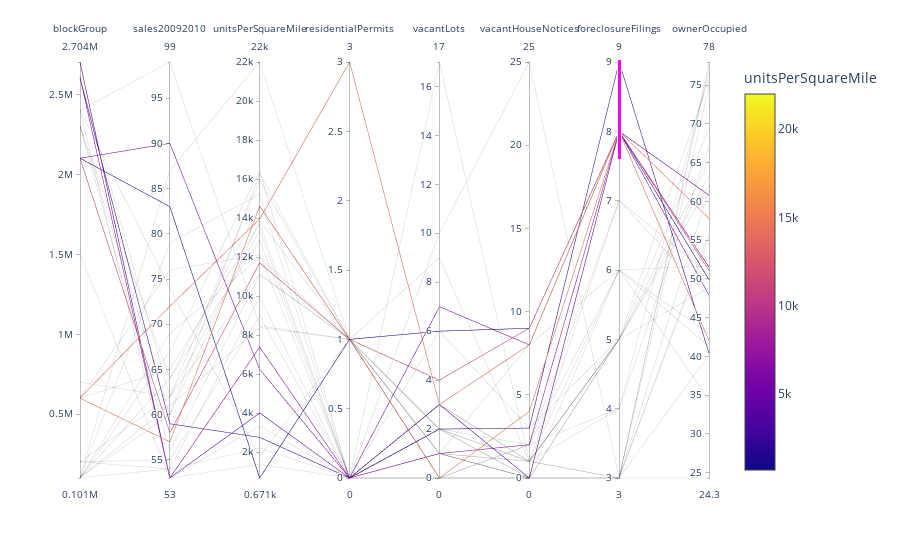

Here is the notebook cell this chart was saved with:
### Code cell
# Create Parallel Coordinates plot
px.parallel_coordinates(typology, color='unitsPerSquareMile')

### Figure 1 — Plotly figure (JSON) as saved in the notebook; plotly's stock layout.template omitted (floating-point values rounded to 4 significant figures)
{"data": [{"dimensions": [{"label": "blockGroup", "values": [101001, 101002, 102003, 103001, 103002, 104001, 104002, 105002, 201002, 202002, 203001, 601002, 601003, 602004, 603002, 701002, 1503004, 2101002, 2102001, 2102002, 2302001, 2302002, 2303001, 2401001, 2401002, 2402001, 2604043, 2608002, 2610004, 2704011]}, {"label": "sales20092010", "values": [79, 69, 67, 54, 87, 61, 64, 60, 62, 54, 55, 65, 57, 72, 76, 62, 53, 58, 90, 83, 56, 64, 60, 74, 53, 99, 59, 53, 62, 53]}, {"label": "unitsPerSquareMile", "values": [15225, 11975, 16400, 2205.0, 22000, 8383.0, 12875, 16300, 15950, 9940, 8983.0, 13700, 14600, 13950, 12125, 13375, 3333.0, 11700, 6242.0, 670.9, 11075, 14625, 13850, 1780.0, 1370.0, 8467.0, 2753.0, 7383.0, 11125, 4005]}, {"label": "residentialPermits", "values": [0, 1, 0, 0, 1, 1, 0, 1, 1, 0, 0, 0, 1, 3, 0, 0, 0, 1, 0, 1, 1, 1, 1, 1, 0, 1, 0, 0, 1, 0]}, {"label": "vacantLots", "values": [0, 1, 0, 3, 0, 1, 2, 1, 1, 2, 17, 0, 0, 3, 6, 1, 10, 4, 7, 6, 1, 2, 2, 9, 3, 2, 2, 1, 0, 3]}, {"label": "vacantHouseNotices", "values": [0, 1, 0, 1, 2, 0, 0, 1, 0, 1, 1, 2, 4, 8, 3, 8, 25, 9, 8, 9, 0, 2, 1, 1, 1, 0, 3, 2, 0, 0]}, {"constraintrange": [7.601, 9.061], "label": "foreclosureFilings", "values": [3, 5, 3, 4, 6, 3, 6, 7, 3, 6, 3, 7, 8, 8, 5, 6, 3, 8, 8, 8, 3, 4, 5, 5, 3, 5, 9, 8, 5, 8]}, {"label": "ownerOccupied", "values": [78, 69.4, 77.4, 76.6, 41.3, 61.5, 42.9, 50.6, 55.9, 51.7, 40.2, 47.6, 57.8, 42, 48.9, 34.4, 24.3, 51.1, 47.9, 49.9, 55.3, 67.1, 63.3, 75.7, 74.9, 65.2, 40.4, 51.5, 62.1, 60.8]}], "domain": {"x": [0, 0.98], "y": [0, 1]}, "line": {"color": [15225, 11975, 16400, 2205.0, 22000, 8383.0, 12875, 16300, 15950, 9940, 8983.0, 13700, 14600, 13950, 12125, 13375, 3333.0, 11700, 6242.0, 670.9, 11075, 14625, 13850, 1780.0, 1370.0, 8467.0, 2753.0, 7383.0, 11125, 4005], "coloraxis": "coloraxis"}, "name": "", "type": "parcoords"}], "layout": {"autosize": true, "coloraxis": {"colorbar": {"title": {"text": "unitsPerSquareMile"}}, "colorscale": [[0, "#0d0887"], [0.1111, "#46039f"], [0.2222, "#7201a8"], [0.3333, "#9c179e"], [0.4444, "#bd3786"], [0.5556, "#d8576b"], [0.6667, "#ed7953"], [0.7778, "#fb9f3a"], [0.8889, "#fdca26"], [1, "#f0f921"]]}, "legend": {"tracegroupgap": 0}, "margin": {"t": 60}}}
